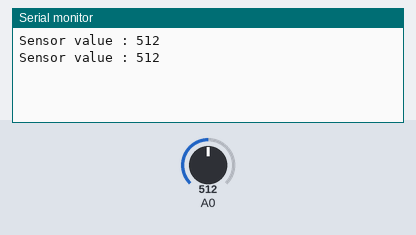
Bench run of a sketch on a simulated Arduino Uno, built with avr-gcc and run on an emulated ATmega328P. Shown: the last lines printed to the serial monitor. Inputs (shaded band) come from the test bench; at power-on: A0 = 512. No radio packets arrive unless stated.

Above: at 1.8 s.
1.9 s: A0 set to 716
At 2.5 s:
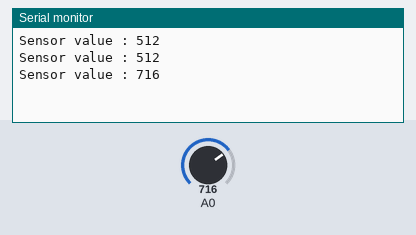
3.4 s: A0 set to 900
At 4.8 s:
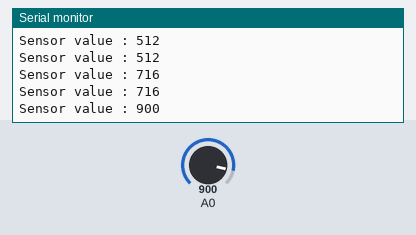
Timing chart, 0 to 6.4 s (numbered marks = the images above; inputs shaded):
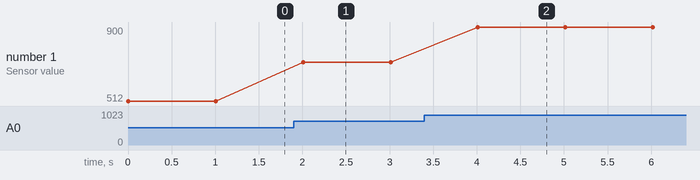

The sketch:

nrf_transmitter_flame.ino
```cpp
// Code by Anish Walke...!
// Transmitter code!
#include <RF24.h>
int fs = A0;
RF24 nrft(9,10); // CE and CSN
const byte address[6] = "00001";

void setup()
{
  Serial.begin(9600);
  nrft.begin();
  nrft.openWritingPipe(address);
  nrft.setPALevel(RF24_PA_MIN);
  nrft.stopListening();
}

void loop()
{
  int sv = analogRead(A0);
  Serial.print("Sensor value : ");
  Serial.println(sv);
  nrft.write(&sv, sizeof(sv));
  delay(1000);
}
```

Measured:
- after the input at 1.9 s, the serial monitor: prints a new line after 0.11 s (image 1)
- after the input at 3.4 s, the serial monitor: prints a new line after 0.61 s (image 2)
- plotted number 1: 512 → 716 after the input at 1.9 s, 716 → 900 after the input at 3.4 s
